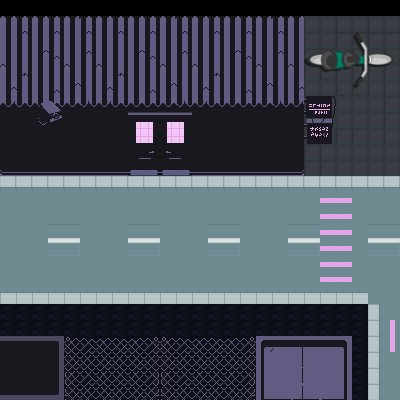

Below is a game level as drawn by its tile map, then a one-line description and the .tmx that defines it (tile-layer data replaced by summaries):
An orthogonal 25x25 tile map with 16x16 px tiles, 8 tile layers (Void, Ground, Wall1, Wall2, ...), 3 tilesets and 8 objects (2x PublicToilet, ParkMart, ParkMartBk, Start, PublicToiletBk, ...).

<map version="1.10" tiledversion="1.10.2" orientation="orthogonal" renderorder="right-down" width="25" height="25" tilewidth="16" tileheight="16" infinite="0" nextlayerid="13" nextobjectid="16">
 <tileset firstgid="1" source="../Tile/cyberpunk.tsx" />
 <tileset firstgid="481" source="../Tile/town.tsx" />
 <tileset firstgid="1081" source="../Tile/blackblock.tsx" />
 <layer id="2" name="Void" width="25" height="25">
  <data>[625 cells, 625 non-empty, 1 distinct tile ids]</data>
 </layer>
 <layer id="3" name="Ground" width="25" height="25">
  <data>[625 cells, 562 non-empty, 13 distinct tile ids]</data>
 </layer>
 <layer id="4" name="Wall1" width="25" height="25">
  <data>[625 cells, 87 non-empty, 39 distinct tile ids]</data>
 </layer>
 <layer id="5" name="Wall2" width="25" height="25">
  <data>[625 cells, 1 non-empty, 1 distinct tile ids]</data>
 </layer>
 <layer id="6" name="ObjCanMove" width="25" height="25">
  <data>[625 cells, 230 non-empty, 96 distinct tile ids]</data>
 </layer>
 <layer id="7" name="ObjCanMove2" width="25" height="25">
  <data>[625 cells, 4 non-empty, 4 distinct tile ids]</data>
 </layer>
 <layer id="8" name="Object" width="25" height="25">
  <data>[625 cells, 24 non-empty, 24 distinct tile ids]</data>
 </layer>
 <layer id="9" name="OverlapPlayer" width="25" height="25">
  <data>[625 cells, 6 non-empty, 6 distinct tile ids]</data>
 </layer>
 <objectgroup id="10" name="Areas">
  <object id="2" name="ParkMart" x="-13" y="173" width="27" height="162.5" />
  <object id="6" name="PublicToilet" x="385" y="70" width="63.5" height="332.5" />
  <object id="7" name="PublicToilet" x="351.5" y="336.5" width="32" height="64" />
 </objectgroup>
 <objectgroup id="12" name="Points">
  <object id="13" name="ParkMartBk" x="48.3333" y="240.667">
   <point />
  </object>
  <object id="14" name="Start" x="172" y="247">
   <point />
  </object>
  <object id="15" name="PublicToiletBk" x="327.333" y="242.667">
   <point />
  </object>
 </objectgroup>
 <objectgroup id="11" name="SpawnAreaLayer">
  <object id="11" name="SpawnArea0" x="111" y="217.333" width="127.333" height="58.8333" />
  <object id="12" name="SpawnArea1" x="358.333" y="127.667" width="7" height="7.33333" />
 </objectgroup>
</map>
